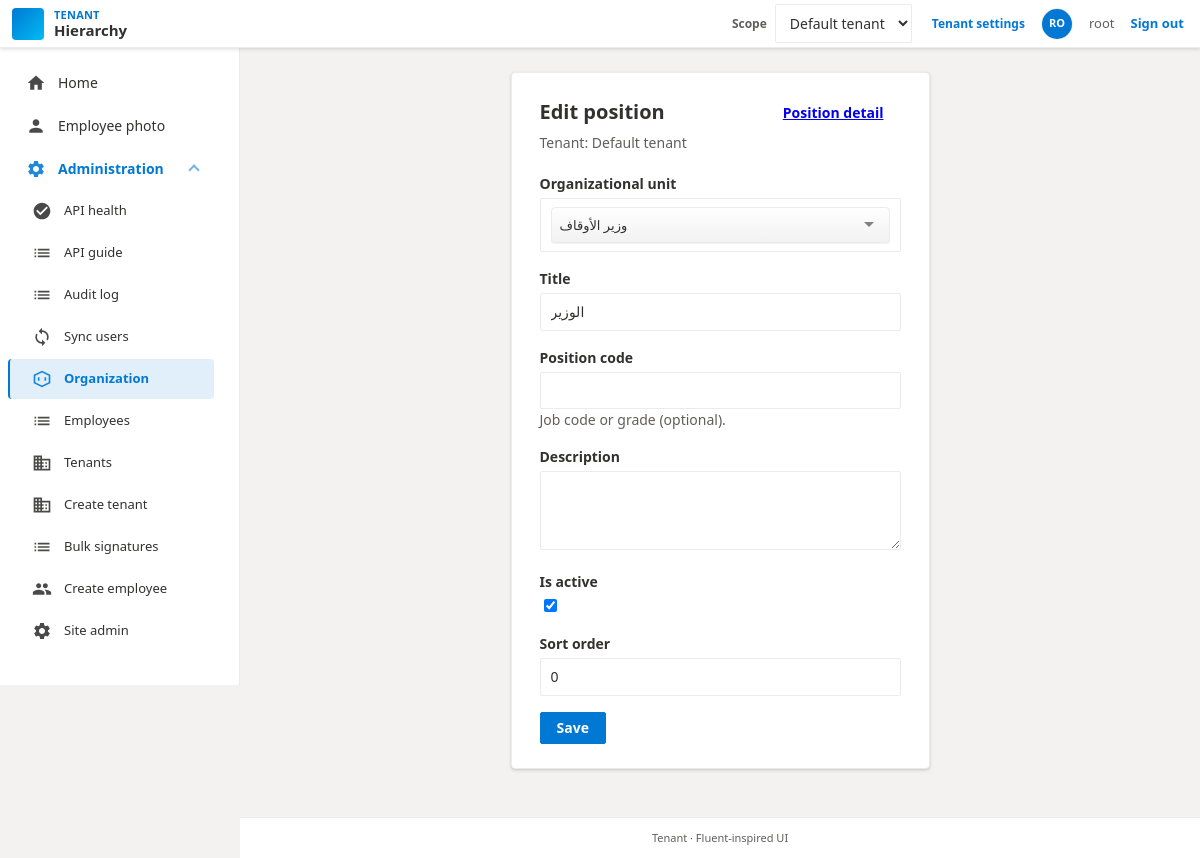
The page /organization/positions/1/edit/ (signed in) on the database its author committed.
### hierarchy/models.py (models this page shows, shortened)
class Tenant(models.Model):
    name = models.CharField(max_length=255)
    slug = models.SlugField(max_length=80, unique=True, db_index=True)
    is_active = models.BooleanField(default=True)
    api_base_url = models.URLField(
        "API base URL",
        max_length=500,
        blank=True,
        help_text="This tenant's backend base (e.g. http://63.183.213.237:1113). "
        "Health checks use {base}/api/health.",
    )
    api_key = models.CharField(
        max_length=255,
        blank=True,
        help_text="Shared secret for machine API clients (GET /api/employees/). "
        "Optional: override in production with env TENANT_API_KEY_<tenant_pk>.",
    )
    api_key_header = models.CharField(
        max_length=64,
        blank=True,
        default="",
        help_text="HTTP header for api_key (default X-Api-Key if empty). "
        "Optional env: TENANT_API_KEY_HEADER_<tenant_pk>.",
    )
    created_at = models.DateTimeField(auto_now_add=True)
    class Meta:
        ordering = ["name"]

class Position(models.Model):
    tenant = models.ForeignKey(
        Tenant,
        on_delete=models.CASCADE,
        related_name="positions",
    )
    organizational_unit = models.ForeignKey(
        OrganizationalUnit,
        on_delete=models.SET_NULL,
        null=True,
        blank=True,
        related_name="positions",
    )
    title = models.CharField(max_length=200)
    code = models.CharField(
        "Position code",
        max_length=64,
        blank=True,
        help_text="Job code or grade (optional).",
    )
    description = models.TextField(blank=True)
    is_active = models.BooleanField(default=True)
    sort_order = models.PositiveIntegerField(default=0)
    class Meta:
        ordering = ["organizational_unit_id", "sort_order", "title"]

### hierarchy/organization_views.py (the view)
# urls.py: path("organization/positions/<int:pk>/edit/", organization_views.position_edit, name="position_edit"),
@login_required
def position_edit(request, pk):
    ensure_structure_staff(request)
    position = get_object_or_404(
        Position.objects.select_related("tenant", "organizational_unit"),
        pk=pk,
    )
    ensure_structure_tenant_access(request, position.tenant)
    if request.method == "POST":
        form = PositionForm(
            request.POST,
            tenant=position.tenant,
            instance=position,
        )
        if form.is_valid():
            form.save()
            messages.success(request, "Position updated.")
            return redirect("hierarchy:position_detail", pk=position.pk)
    else:
        form = PositionForm(tenant=position.tenant, instance=position)
    return render(
        request,
        "hierarchy/position_form.html",
        {
            "form": form,
            "structure_tenant": position.tenant,
            "is_edit": True,
            "position": position,
        },
    )

### hierarchy/templates/hierarchy/position_form.html (shortened to what this page needs)
{% extends "base.html" %}
{% block content %}
<div class="d365-card d365-card--wide">
  <div class="d365-card__header-row">
    <div>
      <h1>{% if is_edit %}Edit position{% else %}New position{% endif %}</h1>
      <p class="d365-card__subtitle">Tenant: {{ structure_tenant.name }}</p>
    </div>
    {% if is_edit %}
    <a href="{% url 'hierarchy:position_detail' position.pk %}" class="d365-btn">Position detail</a>
    {% else %}
    <a href="{% url 'hierarchy:position_list' %}" class="d365-btn">Back to list</a>
    {% endif %}
  </div>
  <form method="post" class="d365-form">
    {% for field in form %}
      <div class="d365-field{% if field.errors %} d365-field--error{% endif %}">
        <label for="{{ field.id_for_label }}" class="d365-label">{{ field.label }}</label>
        {{ field }}
        {% if field.help_text %}<p class="d365-help">{{ field.help_text }}</p>{% endif %}
      </div>
    {% endfor %}
    <div class="d365-form-actions">
      <button type="submit" class="d365-btn d365-btn--primary">{% if is_edit %}Save{% else %}Create{% endif %}</button>
    </div>
  </form>
</div>
{% endblock %}

### templates/base.html (shortened to what this page needs)
{% load static %}
<!DOCTYPE html>
<html lang="en">
<head>
  <link rel="stylesheet" href="{% static 'css/dynamics-theme.css' %}">
  <link rel="stylesheet" href="{% static 'vendor/tom-select/tom-select.default.min.css' %}">
  <link rel="stylesheet" href="{% static 'css/tom-select-d365.css' %}">
</head>
<body class="d365-shell">
  <div class="d365-layout">
    <header class="d365-app-bar" role="banner">
      <div class="d365-app-bar__start">
        <a class="d365-app-bar__brand" href="{% url 'hierarchy:index' %}">
          <span class="d365-app-bar__logo" aria-hidden="true"></span>
          <span class="d365-app-bar__titles">
            <span class="d365-app-bar__product">Tenant</span>
            <span class="d365-app-bar__app-name">Hierarchy</span>
          </span>
        </a>
      </div>
      <span class="d365-app-bar__env d365-app-bar__actions">
        {% block app_bar_extra %}
          {% if user.is_authenticated %}
            {% if user.is_superuser %}
            <form method="post" action="{% url 'hierarchy:tenant_switch' %}" class="d365-tenant-switch">
              <label class="d365-tenant-switch__label" for="id-app-tenant-scope">Scope</label>
              <select name="tenant" id="id-app-tenant-scope" class="d365-select d365-select--compact" aria-label="Choose tenant scope" data-no-searchable-select="1" onchange="this.form.submit()">
                {% for t in tenant_switch_choices %}
                  <option value="{{ t.pk }}" {% if active_tenant and active_tenant.pk == t.pk %}selected{% endif %}>{{ t.name }}{% if not t.is_active %} (inactive){% endif %}</option>
                {% endfor %}
              </select>
            </form>
            {% if active_tenant %}
            <a href="{% url 'hierarchy:tenant_edit' active_tenant.pk %}" class="d365-link d365-link--compact">Tenant settings</a>
            {% endif %}
            {% endif %}
            <a href="{% url 'hierarchy:employee_photo' %}" class="d365-app-bar__avatar" title="Employee photo" aria-label="Employee photo">
              {% if employee_photo_url %}
                <img src="{{ employee_photo_url }}" alt="" class="d365-app-bar__avatar-img" width="32" height="32">
              {% else %}
                <span class="d365-app-bar__avatar-initials">{{ avatar_initials }}</span>
              {% endif %}
            </a>
            <span class="d365-app-bar__user">{{ user.get_username }}</span>
            <a class="d365-link" href="{% url 'logout' %}">Sign out</a>
          {% else %}
            <a class="d365-link" href="{% url 'login' %}">Sign in</a>
          {% endif %}
        {% endblock %}
      </span>
    </header>
    <div class="d365-body">
      <div class="d365-nav-host" id="d365-nav-host">
        <aside class="d365-side-nav" id="d365-side-nav" aria-label="Main navigation">
          <div class="d365-side-nav__inner">
            {% block side_nav %}
            <nav class="d365-side-nav__nav">
              <ul class="d365-nav-list">
                <li>
                  <a href="{% url 'hierarchy:index' %}" class="d365-nav-link{% if request.resolver_match.namespace == 'hierarchy' and request.resolver_match.url_name == 'index' %} is-active{% endif %}">
                    <span class="d365-nav-link__icon" aria-hidden="true"></span>
                    <span class="d365-nav-link__text">Home</span>
                  </a>
                </li>
                {% if user.is_authenticated %}
                <li>
                  <a href="{% url 'hierarchy:employee_photo' %}" class="d365-nav-link{% if request.resolver_match.url_name == 'employee_photo' %} is-active{% endif %}">
                    <span class="d365-nav-link__icon d365-nav-link__icon--person" aria-hidden="true"></span>
                    <span class="d365-nav-link__text">Employee photo</span>
                  </a>
                </li>
                {% endif %}
                {% if user.is_staff %}
                {% with u=request.resolver_match.url_name %}
                <li class="d365-nav-group">
                  <details class="d365-nav-details{% if request.resolver_match.namespace == 'admin' or u == 'api_health_test' or u == 'api_guide' or u == 'audit_log_list' or u == 'user_sync' or u == 'organization_overview' or u == 'org_unit_list' or u == 'org_unit_create' or u == 'org_unit_edit' or u == 'position_list' or u == 'position_create' or u == 'position_detail' or u == 'position_edit' or u == 'position_assignment_delete' or u == 'employee_list' or u == 'employee_edit' or u == 'signature_manage' or u == 'signature_bulk_upload' or u == 'tenant_list' or u == 'tenant_edit' or u == 'tenant_create' or u == 'employee_create' %} d365-nav-details--highlight{% endif %}" {% if request.resolver_match.namespace == 'admin' or u == 'api_health_test' or u == 'api_guide' or u == 'audit_log_list' or u == 'user_sync' or u == 'organization_overview' or u == 'org_unit_list' or u == 'org_unit_create' or u == 'org_unit_edit' or u == 'position_list' or u == 'position_create' or u == 'position_detail' or u == 'position_edit' or u == 'position_assignment_delete' or u == 'employee_list' or u == 'employee_edit' or u == 'signature_manage' or u == 'signature_bulk_upload' or u == 'tenant_list' or u == 'tenant_edit' or u == 'tenant_create' or u == 'employee_create' %}open{% endif %}>
                    <summary class="d365-nav-details__summary">
                      <span class="d365-nav-details__summary-main">
                        <span class="d365-nav-link__icon d365-nav-link__icon--gear" aria-hidden="true"></span>
                        <span class="d365-nav-details__title">Administration</span>
                      </span>
                      <span class="d365-nav-details__chevron" aria-hidden="true"></span>
                    </summary>
                    <ul class="d365-nav-list d365-nav-list--nested">
                      <li>
                        <a href="{% url 'hierarchy:api_health_test' %}" class="d365-nav-link{% if u == 'api_health_test' %} is-active{% endif %}">
                          <span class="d365-nav-link__icon d365-nav-link__icon--health" aria-hidden="true"></span>
                          <span class="d365-nav-link__text">API health</span>
                        </a>
                      </li>
                      <li>
                        <a href="{% url 'hierarchy:api_guide' %}" class="d365-nav-link{% if u == 'api_guide' %} is-active{% endif %}">
                          <span class="d365-nav-link__icon d365-nav-link__icon--list" aria-hidden="true"></span>
                          <span class="d365-nav-link__text">API guide</span>
                        </a>
                      </li>
                      <li>
                        <a href="{% url 'hierarchy:audit_log_list' %}" class="d365-nav-link{% if u == 'audit_log_list' %} is-active{% endif %}">
                          <span class="d365-nav-link__icon d365-nav-link__icon--list" aria-hidden="true"></span>
                          <span class="d365-nav-link__text">Audit log</span>
                        </a>
                      </li>
                      <li>
                        <a href="{% url 'hierarchy:user_sync' %}" class="d365-nav-link{% if u == 'user_sync' %} is-active{% endif %}">
                          <span class="d365-nav-link__icon d365-nav-link__icon--sync" aria-hidden="true"></span>
                          <span class="d365-nav-link__text">Sync users</span>
                        </a>
                      </li>
                      <li>
                        <a href="{% url 'hierarchy:organization_overview' %}" class="d365-nav-link{% if u == 'organization_overview' or u == 'org_unit_list' or u == 'org_unit_create' or u == 'org_unit_edit' or u == 'position_list' or u == 'position_create' or u == 'position_detail' or u == 'position_edit' or u == 'position_assignment_delete' %} is-active{% endif %}">
                          <span class="d365-nav-link__icon d365-nav-link__icon--structure" aria-hidden="true"></span>
                          <span class="d365-nav-link__text">Organization</span>
                        </a>
                      </li>
                      <li>
                        <a href="{% url 'hierarchy:employee_list' %}" class="d365-nav-link{% if u == 'employee_list' or u == 'employee_edit' or u == 'signature_manage' or u == 'signature_bulk_upload' %} is-active{% endif %}">
                          <span class="d365-nav-link__icon d365-nav-link__icon--list" aria-hidden="true"></span>
                          <span class="d365-nav-link__text">Employees</span>
                        </a>
                      </li>
                      {% if user.is_superuser %}
                      <li>
                        <a href="{% url 'hierarchy:tenant_list' %}" class="d365-nav-link{% if u == 'tenant_list' or u == 'tenant_edit' %} is-active{% endif %}">
                          <span class="d365-nav-link__icon d365-nav-link__icon--building" aria-hidden="true"></span>
                          <span class="d365-nav-link__text">Tenants</span>
                        </a>
                      </li>
                      <li>
                        <a href="{% url 'hierarchy:tenant_create' %}" class="d365-nav-link{% if u == 'tenant_create' %} is-active{% endif %}">
                          <span class="d365-nav-link__icon d365-nav-link__icon--building" aria-hidden="true"></span>
                          <span class="d365-nav-link__text">Create tenant</span>
                        </a>
                      </li>
                      {% endif %}
                      <li>
                        <a href="{% url 'hierarchy:signature_bulk_upload' %}" class="d365-nav-link{% if u == 'signature_bulk_upload' %} is-active{% endif %}">
                          <span class="d365-nav-link__icon d365-nav-link__icon--list" aria-hidden="true"></span>
                          <span class="d365-nav-link__text">Bulk signatures</span>
                        </a>
                      </li>
                      <li>
                        <a href="{% url 'hierarchy:employee_create' %}" class="d365-nav-link{% if u == 'employee_create' %} is-active{% endif %}">
                          <span class="d365-nav-link__icon d365-nav-link__icon--people" aria-hidden="true"></span>
                          <span class="d365-nav-link__text">Create employee</span>
                        </a>
                      </li>
                      <li>
                        <a href="{% url 'admin:index' %}" class="d365-nav-link{% if request.resolver_match.namespace == 'admin' %} is-active{% endif %}">
                          <span class="d365-nav-link__icon d365-nav-link__icon--gear" aria-hidden="true"></span>
                          <span class="d365-nav-link__text">Site admin</span>
                        </a>
                      </li>
                    </ul>
                  </details>
                </li>
                {% endwith %}
                {% endif %}
              </ul>
            </nav>
            {% endblock %}
          </div>
        </aside>
      </div>
      <div class="d365-content">
        <main class="d365-main" id="main" role="main">
          {% block content %}{% endblock %}
        </main>
        <footer class="d365-footer" role="contentinfo">
          {% block footer %}Tenant · Fluent-inspired UI{% endblock %}
        </footer>
      </div>
    </div>
  </div>
</body>
</html>

### rows shown on the page
Tenant: name "Default tenant"
Position: form "الوزير" "☑" "0"

### other values the page prints
{{ avatar_initials }} "RO"
{{ user.get_username }} "root"
{{ field.label }} "Organizational unit" "Title" "Position code" "Description" "Is active" "Sort order"
{{ field.help_text }} "Job code or grade (optional)."
form field tenant "Default tenant"
